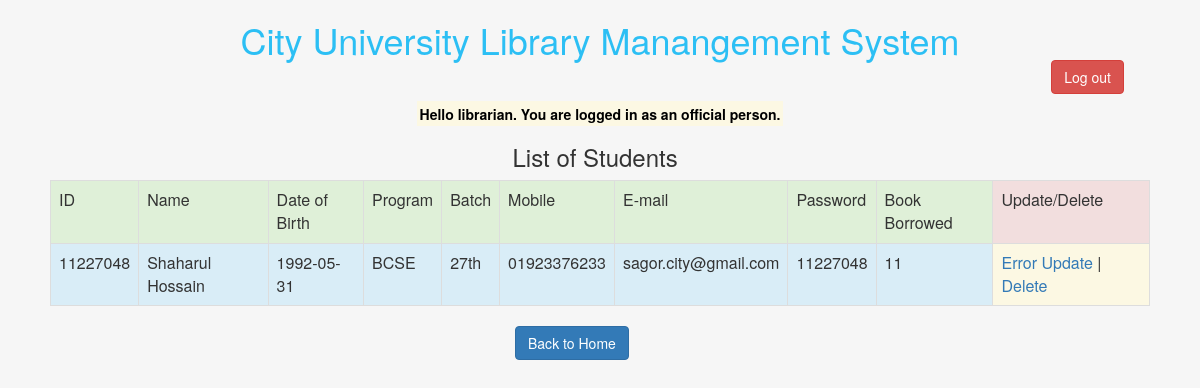
The page /student_index_off.php (signed in) on the database its author committed.
### tables this page shows
CREATE TABLE IF NOT EXISTS `students` (
  `std_id` int(8) NOT NULL,
  `std_name` varchar(50) NOT NULL,
  `std_dob` date NOT NULL,
  `std_prog` varchar(10) NOT NULL,
  `std_batch` varchar(5) NOT NULL,
  `std_mob` varchar(11) NOT NULL,
  `std_mail` varchar(50) NOT NULL,
  `std_pass` varchar(16) NOT NULL,
  `book_browed` varchar(255) DEFAULT NULL
);

### student_index_off.php (the view, shortened to what this page needs)
<?php require_once('Connections/lib_ss.php'); ?>
<html>
<head>
</head>
<link rel="stylesheet" href="css/bootstrap.css"/>
</head>
<div class="container">
<h1 style="text-align:center; color:#2CBFF4;">City University Library Manangement System
<div class="row">
<div class="col-md-2 col-md-offset-10">
    <a href="logout.php" class="btn btn-danger" role="button">Log out</a>  </h1>
</div>
<center><mark><strong>
<?php
if(isset($_SESSION["access_level"]) && $_SESSION["access_level"]==1){
	echo "Hello ".$_SESSION["id"].". You are logged in as an official person.<br/>";
	}
else{
	header("Location:index.php?err=2");
	}
    ?> </strong> </mark></center>
<?php
$query_rsStudents = "SELECT * FROM students";
$rsStudents = mysql_query($query_rsStudents, $lib_ss) or die(mysql_error());
$row_rsStudents = mysql_fetch_assoc($rsStudents);
?>
<body>
<div class="row">
    <div class="col-md-2 col-md-offset-5"> <p><h3>List of Students</h3></p> </div>
    </div>
<div class="table-responsive">
<table class="table table-bordered" align="center">
  <tr class="success">
    <td>ID</td>
    <td>Name</td>
    <td>Date of Birth</td>
    <td>Program</td>
    <td>Batch</td>
    <td>Mobile</td>
    <td>E-mail</td>
    <td>Password</td>
    <td>Book Borrowed</td>
    <td class="danger">Update/Delete</td>
  </tr>
  <?php do { ?>
    <tr class="info">
      <td><?php echo $row_rsStudents['std_id']; ?></td>
      <td><?php echo $row_rsStudents['std_name']; ?></td>
      <td><?php echo $row_rsStudents['std_dob']; ?></td>
      <td><?php echo $row_rsStudents['std_prog']; ?></td>
      <td><?php echo $row_rsStudents['std_batch']; ?></td>
      <td><?php echo $row_rsStudents['std_mob']; ?></td>
      <td><?php echo $row_rsStudents['std_mail']; ?></td>
      <td><?php echo $row_rsStudents['std_pass']; ?></td>
      <td><?php echo $row_rsStudents['book_browed']; ?></td>
      <td class="warning"><a href="student_update_err_off.php?std_id=<?php echo $row_rsStudents['std_id']; ?>"> Error Update</a> |
      <a onclick="return confirm('Are you sure to delete this student from library  database?')" href="student_delete_off.php?ref_number=<?php echo $row_rsStudents['std_id']; ?>"> Delete</a>
      </td>
    </tr>
    <?php } while ($row_rsStudents = mysql_fetch_assoc($rsStudents)); ?>
</table>
<div class="col-md-2 col-md-offset-5">
    <a href="official_index.php" class="btn btn-primary" role="button">Back to Home</a>
    </div>
</body>
</html>

### student_index_off.php (style rules this page uses)
body { background-color: #F6f6f6; }

### rows shown on the page
students: std_id "11227048", std_name "Shaharul Hossain", std_dob "1992-05-31", std_prog "BCSE", std_batch "27th", std_mob "01923376233", std_mail "sagor.city@gmail.com", std_pass "11227048", book_browed "11"

### other values the page prints
$_SESSION["id"] "librarian"
